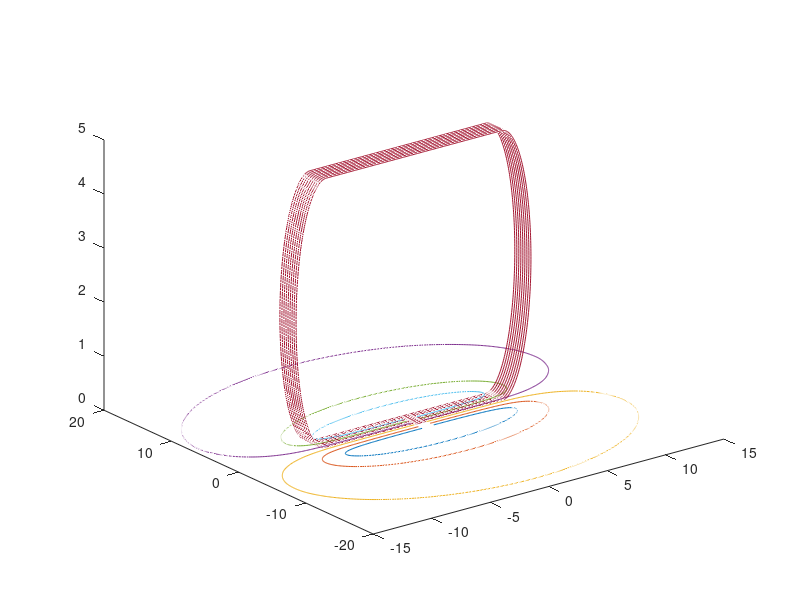
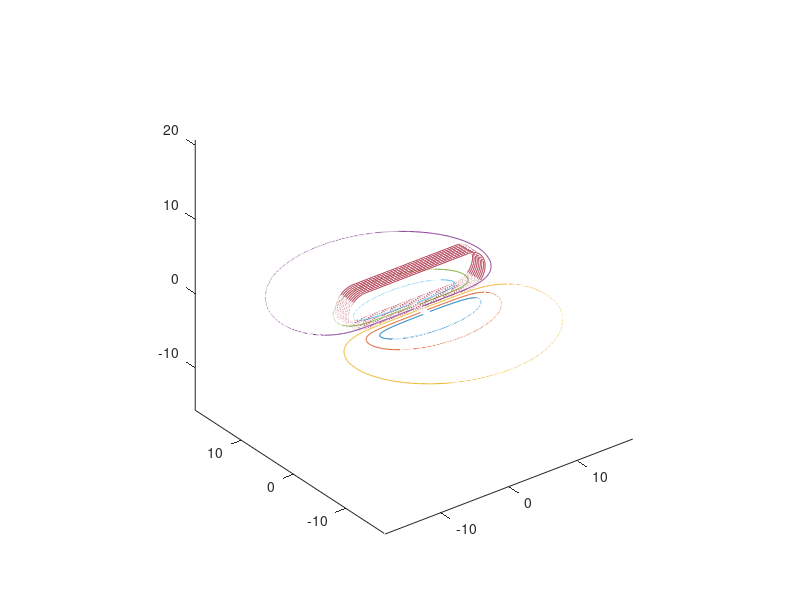

Source code (MATLAB) for these figures, in order:
% Prep data for Thomas S


load streamlines.mat;
L1 = 15;
wg = 0.25;
spread_factor = 1.2;

line1_x = (-L1/2:0.1:L1/2)';
line1_y = zeros(size(line1_x));
line1_z = zeros(size(line1_x));

phi = (-pi/2:0.02:pi/2)';
R = 5/2;
line2_x = line1_x(end) + R * cos(phi);
line2_y = zeros(size(line2_x));
line2_z = R + R * sin(phi);

line3_x = fliplr(line1_x')';
line3_y = fliplr(line1_y);
line3_z = line2_z(end)*ones(size(line1_z));

line4_x = line3_x(end) - R*cos(phi);
line4_y = (phi+pi/2)/pi * wg * spread_factor;
line4_z = R - R * sin(phi);

output=[line1_x, line1_y, line1_z];
output=[output;[line2_x, line2_y, line2_z]];
output=[output;[line3_x, line3_y, line3_z]];
output=[output;[line4_x, line4_y, line4_z]];

N = length(output);
output1 = output;
for i = 1:8
   
   output_translated = output1;
   output_translated(:,2) = output_translated(:,2) + i*output1(N,2);
   output = [output; output_translated]; 
    
end

figure();
for i = 1:length(streamLineList)
    streamLineList{i} = [streamLineList{i},zeros(length(streamLineList{i}),1)];
    plot3(streamLineList{i}(:,1),streamLineList{i}(:,2),streamLineList{i}(:,3));
    hold on;
end

plot3(output(:,1),output(:,2),output(:,3));

%%

load Thomas_Data.mat

figure();
for i = 1:length(streamLineList)
    plot3(streamLineList{i}(:,1),streamLineList{i}(:,2),streamLineList{i}(:,3));
    hold on;
    axis equal;
end

plot3(output(:,1),output(:,2),output(:,3));
